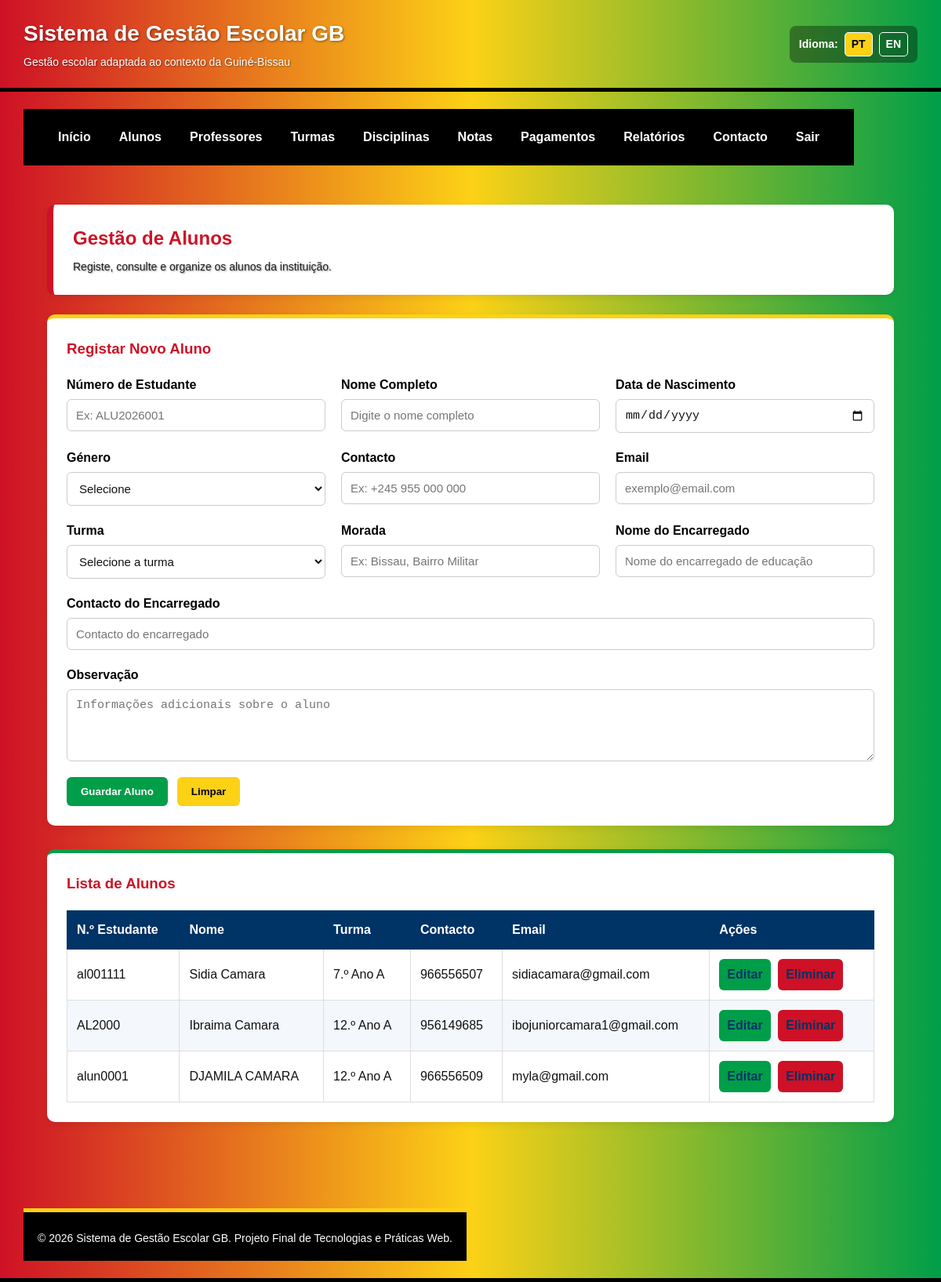
/alunos.php, run on the app's committed database.
### tables this page shows
CREATE TABLE IF NOT EXISTS `alunos` (
  `id_aluno` int NOT NULL AUTO_INCREMENT,
  `numero_estudante` varchar(30) NOT NULL,
  `nome` varchar(120) NOT NULL,
  `data_nascimento` date NOT NULL,
  `genero` enum('masculino','feminino','outro') NOT NULL,
  `contacto` varchar(30) DEFAULT NULL,
  `email` varchar(120) DEFAULT NULL,
  `turma` varchar(50) NOT NULL,
  `morada` varchar(200) DEFAULT NULL,
  `encarregado_nome` varchar(120) DEFAULT NULL,
  `encarregado_contacto` varchar(30) DEFAULT NULL,
  `observacao` text,
  `criado_em` datetime DEFAULT CURRENT_TIMESTAMP,
  PRIMARY KEY (`id_aluno`),
  UNIQUE KEY `numero_estudante` (`numero_estudante`)
);

### alunos.php (the view, shortened to what this page needs)
<?php
require_once 'config/conexao.php';
$resultado = mysqli_query($conn, "SELECT * FROM alunos ORDER BY id_aluno DESC");
?>
<?php include 'includes/header.php'; ?>
<?php include 'includes/menu.php'; ?>
<main class="conteudo">
    <section class="cabecalho-pagina">
        <h2>Gestão de Alunos</h2>
        <p>Registe, consulte e organize os alunos da instituição.</p>
    </section>
    <section class="formulario-container">
        <h3>Registar Novo Aluno</h3>
        <form class="formulario" method="post" action="alunos.php">
            <div class="campo">
                <label for="numero_estudante">Número de Estudante</label>
                <input type="text" id="numero_estudante" name="numero_estudante" placeholder="Ex: ALU2026001" required maxlength="30">
            </div>
            <div class="campo">
                <label for="nome">Nome Completo</label>
                <input type="text" id="nome" name="nome" placeholder="Digite o nome completo" required maxlength="120">
            </div>
            <div class="campo">
                <label for="data_nascimento">Data de Nascimento</label>
                <input type="date" id="data_nascimento" name="data_nascimento" required>
            </div>
            <div class="campo">
                <label for="genero">Género</label>
                <select id="genero" name="genero" required>
                    <option value="">Selecione</option>
                </select>
            </div>
            <div class="campo">
                <label for="contacto">Contacto</label>
                <input type="tel" id="contacto" name="contacto" placeholder="Ex: +245 955 000 000" maxlength="30">
            </div>
            <div class="campo">
                <label for="email">Email</label>
                <input type="email" id="email" name="email" placeholder="exemplo@email.com">
            </div>
            <div class="campo">
                <label for="turma">Turma</label>
                <select id="turma" name="turma" required>
                    <option value="">Selecione a turma</option>
                </select>
            </div>
            <div class="campo">
                <label for="morada">Morada</label>
                <input type="text" id="morada" name="morada" placeholder="Ex: Bissau, Bairro Militar" maxlength="200">
            </div>
            <div class="campo">
                <label for="encarregado_nome">Nome do Encarregado</label>
                <input type="text" id="encarregado_nome" name="encarregado_nome" placeholder="Nome do encarregado de educação" maxlength="120">
            </div>
            <div class="campo">
                <label for="encarregado_contacto">Contacto do Encarregado</label>
                <input type="tel" id="encarregado_contacto" name="encarregado_contacto" placeholder="Contacto do encarregado" maxlength="30">
            </div>
            <div class="campo campo-largo">
                <label for="observacao">Observação</label>
                <textarea id="observacao" name="observacao" rows="4" placeholder="Informações adicionais sobre o aluno"></textarea>
            </div>
            <div class="botoes-formulario">
                <button type="submit" class="botao">Guardar Aluno</button>
                <button type="reset" class="botao-secundario">Limpar</button>
            </div>
        </form>
    </section>
    <section class="tabela-container">
        <h3>Lista de Alunos</h3>
        <table class="tabela">
            <thead>
                <tr>
                    <th>N.º Estudante</th>
                    <th>Nome</th>
                    <th>Turma</th>
                    <th>Contacto</th>
                    <th>Email</th>
                    <th>Ações</th>
                </tr>
            </thead>
            <tbody>
                <?php while ($aluno = mysqli_fetch_assoc($resultado)) { ?>
                    <tr>
                        <td><?php echo htmlspecialchars($aluno["numero_estudante"]); ?></td>
                        <td><?php echo htmlspecialchars($aluno["nome"]); ?></td>
                        <td><?php echo htmlspecialchars($aluno["turma"]); ?></td>
                        <td><?php echo htmlspecialchars($aluno["contacto"]); ?></td>
                        <td><?php echo htmlspecialchars($aluno["email"]); ?></td>
                       <td>
    <a class="acao editar" href="editar_aluno.php?id=<?php echo $aluno['id_aluno']; ?>">
        Editar
    </a>
    <a
        class="acao eliminar"
        href="alunos.php?acao=eliminar&id=<?php echo $aluno['id_aluno']; ?>"
        onclick="return confirm('Tem a certeza que deseja eliminar este aluno?');">
        Eliminar
    </a>
</td>
                    </tr>
                <?php } ?>
            </tbody>
        </table>
    </section>
</main>
<?php include 'includes/footer.php'; ?>

### css/style.css (style rules this page uses)
:root { --gb-vermelho: #CE1126; --gb-amarelo: #FCD116; --gb-verde: #009E49; --gb-preto: #000000; --gb-azul: #003366; --gb-branco: #ffffff; --gb-cinza-fundo: #f4f6f8; --gb-cinza-texto: #222222; --gb-cinza-borda: #dddddd; }
* { margin: 0; padding: 0; box-sizing: border-box; }
html, body { font-family: Arial, Helvetica, sans-serif; background-color: var(--gb-cinza-fundo); color: var(--gb-cinza-texto); line-height: 1.5; }
.topo p { font-size: 14px; margin-top: 5px; color: var(--gb-branco); text-shadow: 1px 1px 2px rgba(0,0,0,0.45); }
.conteudo { padding: 30px; }
.cabecalho-pagina { background-color: var(--gb-branco); padding: 25px; border-radius: 10px; margin-bottom: 25px; box-shadow: 0 3px 10px rgba(0,0,0,0.08); border-left: 8px solid var(--gb-vermelho); }
.cabecalho-pagina h2 { color: var(--gb-vermelho); margin-bottom: 8px; }
.cabecalho-pagina p { color: var(--gb-cinza-texto); }
.formulario-container, .tabela-container, .info-contacto { background-color: var(--gb-branco); padding: 25px; border-radius: 10px; margin-bottom: 30px; box-shadow: 0 3px 10px rgba(0,0,0,0.08); }
.formulario-container { border-top: 5px solid var(--gb-amarelo); }
.tabela-container { border-top: 5px solid var(--gb-verde); }
.formulario-container h3, .tabela-container h3, .info-contacto h3 { color: var(--gb-vermelho); margin-bottom: 20px; }
.formulario { display: flex; flex-wrap: wrap; gap: 20px; }
.campo { flex: 1 1 250px; display: flex; flex-direction: column; }
.campo-largo { flex: 1 1 100%; }
.campo label { font-weight: bold; margin-bottom: 6px; color: var(--gb-preto); }
.campo input, .campo select, .campo textarea { padding: 11px; border: 1px solid #cccccc; border-radius: 6px; font-size: 15px; background-color: var(--gb-branco); color: #111111; }
.botoes-formulario { flex: 1 1 100%; display: flex; gap: 12px; flex-wrap: wrap; }
.botao, .botao-secundario, .acao { display: inline-block; padding: 11px 18px; border-radius: 6px; border: none; cursor: pointer; font-weight: bold; text-decoration: none; transition: 0.3s; }
.botao { background-color: var(--gb-verde); color: var(--gb-branco); }
.botao-secundario { background-color: var(--gb-amarelo); color: var(--gb-preto); }
.acao { padding: 8px 10px; margin-right: 5px; color: var(--gb-branco); }
.editar { background-color: var(--gb-verde); }
.eliminar { background-color: var(--gb-vermelho); }
.tabela a.acao { text-decoration: none; }
.tabela { width: 100%; border-collapse: collapse; background-color: var(--gb-branco); }
.tabela th { background-color: var(--gb-azul); color: var(--gb-branco) !important; -webkit-text-fill-color: var(--gb-branco) !important; padding: 12px; border: 1px solid var(--gb-azul); text-align: left; }
.tabela td { background-color: var(--gb-branco); color: #111111 !important; -webkit-text-fill-color: #111111 !important; padding: 12px; border: 1px solid var(--gb-cinza-borda); text-align: left; opacity: 1 !important; }
.tabela tbody tr:nth-child(even) td { background-color: #f4f7fb; color: #111111 !important; -webkit-text-fill-color: #111111 !important; }
.tabela tbody tr:nth-child(odd) td { background-color: var(--gb-branco); color: #111111 !important; -webkit-text-fill-color: #111111 !important; }
.tabela a { color: var(--gb-azul); -webkit-text-fill-color: var(--gb-azul); }

### data on the page
alunos: numero_estudante "al001111", nome "Sidia Camara", turma "7.º Ano A", contacto "966556507", email "sidiacamara@gmail.com"
alunos: numero_estudante "AL2000", nome "Ibraima Camara", turma "12.º Ano A", contacto "956149685", email "ibojuniorcamara1@gmail.com"
alunos: numero_estudante "alun0001", nome "DJAMILA CAMARA", turma "12.º Ano A", contacto "966556509", email "myla@gmail.com"

### other printed values
t("nome_sistema") "Sistema de Gestão Escolar GB"
t("subtitulo_sistema") "Gestão escolar adaptada ao contexto da Guiné-Bissau"
t("idioma") "Idioma"
t("menu_inicio") "Início"
t("menu_alunos") "Alunos"
t("menu_professores") "Professores"
t("menu_turmas") "Turmas"
t("menu_disciplinas") "Disciplinas"
t("menu_notas") "Notas"
t("menu_pagamentos") "Pagamentos"
t("menu_relatorios") "Relatórios"
t("menu_contacto") "Contacto"
